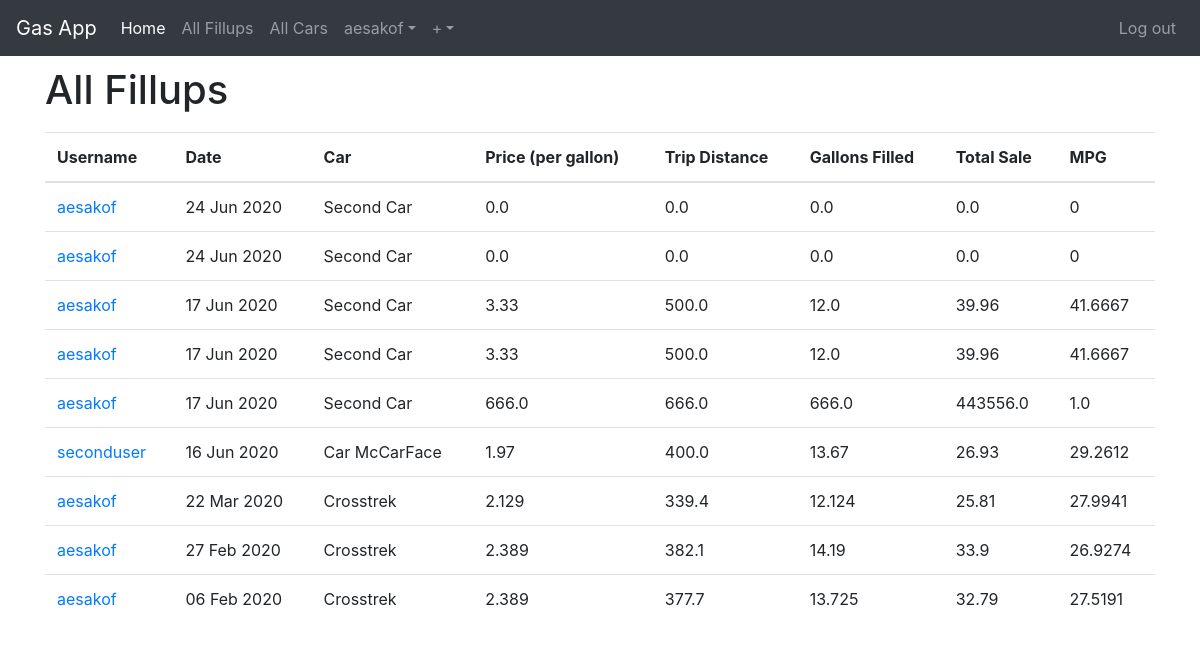
Screenshot of /all/fillups/ (signed in) with the database file from the repository.
### accounts/models.py (models this page shows)
class User(AbstractUser):
    def __str__(self):
        return self.username

### fillups/models.py (models this page shows)
class Fillup(models.Model):
    username = models.ForeignKey(User,on_delete=models.CASCADE)
    date = models.DateField(default=date.today)
    price_per_gallon = models.FloatField(validators=[MinValueValidator(0.0)])
    trip_distance = models.FloatField(validators=[MinValueValidator(0.0)])
    gallons = models.FloatField(validators=[MinValueValidator(0.0)])
    car = models.ForeignKey('Car',on_delete=models.CASCADE)
    @property
    def total_sale(self):
        return round(self.price_per_gallon*self.gallons, 2)
    @property
    def mpg(self):
        if self.gallons == 0:
            return 0
        else:
            return round(self.trip_distance/self.gallons, 4)

class Car(models.Model):
    username = models.ForeignKey(User,on_delete=models.CASCADE)
    name = models.CharField(max_length=25)
    make = models.CharField(max_length=25)
    model = models.CharField(max_length=25)
    model_year = models.IntegerField(choices=MODEL_YEARS)
    status = models.CharField(max_length=10,choices=STATUS,default='Active')
    def __str__(self):
        return self.name

### fillups/views.py (the view)
# urls.py: path('all/fillups/',views.AllFillupListView.as_view(),name='all_fillup_list'),
class AllFillupListView(ListView):
    template_name = 'fillups/all_fillup_list.html'
    model = Fillup
    context_object_name = 'all_fillup_list'
    ordering = ['-date']

### fillups/templates/fillups/all_fillup_list.html
{% extends 'base.html' %}
{% block content %}
<div class="centerstage">
  <h1>All Fillups</h1>
  <table class="table">
    <thead>
      <tr>
        <th>Username</th>
        <th>Date</th>
        <th>Car</th>
        <th>Price (per gallon)</th>
        <th>Trip Distance</th>
        <th>Gallons Filled</th>
        <th>Total Sale</th>
        <th>MPG</th>
      </tr>
    </thead>
    <tbody>
      {% for fillup in all_fillup_list %}
        <div class="fillup">
          <tr>
            <td><a href="{% url 'fillups:user_profile' username=fillup.username %}">{{ fillup.username }}</a></td>
            <td>{{ fillup.date|date:"d M Y"}}</td>
            <td>{{ fillup.car }}</td>
            <td>{{ fillup.price_per_gallon }}</td>
            <td>{{ fillup.trip_distance }}</td>
            <td>{{ fillup.gallons }}</td>
            <td>{{ fillup.total_sale }}</td>
            <td>{{ fillup.mpg }}</td>
          </tr>
        </div>
      {% endfor %}
    </tbody>
  </table>
</div>
{% endblock %}

### templates/base.html (shortened to what this page needs)
<!DOCTYPE html>
{% load static %}
<html lang="en" dir="ltr">
  <head>
    <link rel="stylesheet" href="{% static 'css/bootstrap.min.css'%}">
    <link rel="stylesheet" href="{% static 'css/master.css'%}">
  </head>
  <body>
    <nav class="navbar navbar-expand-lg navbar-dark bg-dark">
      <a class="navbar-brand" href="{% url 'home' %}">Gas App</a>
      <div class="collapse navbar-collapse" id="navbarNavAltMarkup">
        <div class="navbar-nav">
          <a class="nav-item nav-link active" href="{% url 'home' %}">Home<span class="sr-only">(current)</span></a>
          <a class="nav-item nav-link" href="{% url 'fillups:all_fillup_list' %}">All Fillups</a>
          <a class="nav-item nav-link" href="{% url 'fillups:all_car_list' %}">All Cars</a>
          {% if user.is_authenticated %}
            <div class="navbar-nav nav-item dropdown">
              <a class="nav-link dropdown-toggle" id="navbarProfileDropdown" href="#" data-toggle="dropdown">{{ user.username }}</a>
            </div>
            <div class="navbar-nav nav-item dropdown">
              <a class="nav-link dropdown-toggle" id="navbarNewItemDropdown" href="#" data-toggle="dropdown">+</a>
            </div>
          {% endif %}
        </div>
      </div>
      <div class="navbar-nav ml-auto">
        {% if user.is_authenticated %}
          <a class="nav-item nav-link" href="{% url 'accounts:logout' %}" class="btn btn-simple">Log out</a>
        {% else %}
          <a class="nav-item nav-link" href="{% url 'accounts:login' %}" class="btn btn-simple">Log in</a>
          <a class="nav-item nav-link" href="{% url 'accounts:signup' %}" class="btn btn-simple">Sign up</a>
        {% endif %}
      </div>
    </nav>
    <div class="container mycontent">
      {% block content %}
      {% endblock %}
    </div>
  </body>
</html>

### static/css/master.css (style rules this page uses)
h1 { line-height: 1.7em; }

### rows the page displays
User: username "aesakof"
Fillup: username "aesakof", date "24 Jun 2020", car "Second Car", price_per_gallon "0.0", trip_distance "0.0", gallons "0.0", total_sale "0.0", mpg "0"
Fillup: username "aesakof", date "24 Jun 2020", car "Second Car", price_per_gallon "0.0", trip_distance "0.0", gallons "0.0", total_sale "0.0", mpg "0"
Fillup: username "aesakof", date "17 Jun 2020", car "Second Car", price_per_gallon "3.33", trip_distance "500.0", gallons "12.0", total_sale "39.96", mpg "41.6667"
Fillup: username "aesakof", date "17 Jun 2020", car "Second Car", price_per_gallon "3.33", trip_distance "500.0", gallons "12.0", total_sale "39.96", mpg "41.6667"
Fillup: username "aesakof", date "17 Jun 2020", car "Second Car", price_per_gallon "666.0", trip_distance "666.0", gallons "666.0", total_sale "443556.0", mpg "1.0"
Fillup: username "seconduser", date "16 Jun 2020", car "Car McCarFace", price_per_gallon "1.97", trip_distance "400.0", gallons "13.67", total_sale "26.93", mpg "29.2612"
Fillup: username "aesakof", date "22 Mar 2020", car "Crosstrek", price_per_gallon "2.129", trip_distance "339.4", gallons "12.124", total_sale "25.81", mpg "27.9941"
Fillup: username "aesakof", date "27 Feb 2020", car "Crosstrek", price_per_gallon "2.389", trip_distance "382.1", gallons "14.19", total_sale "33.9", mpg "26.9274"
Fillup: username "aesakof", date "06 Feb 2020", car "Crosstrek", price_per_gallon "2.389", trip_distance "377.7", gallons "13.725", total_sale "32.79", mpg "27.5191"
